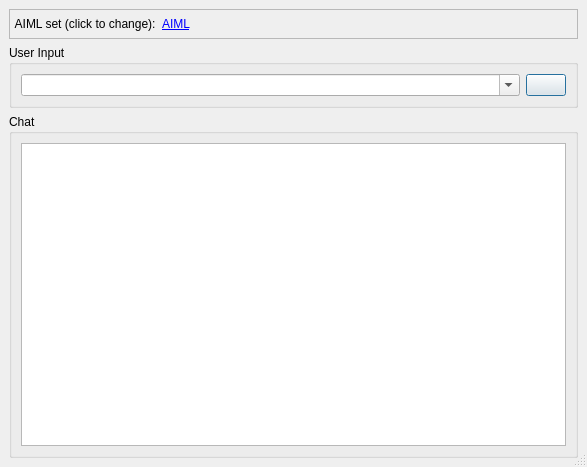
<?xml version="1.0" encoding="UTF-8"?>
<ui version="4.0">
 <class>Dialog</class>
 <widget class="QDialog" name="Dialog">
  <property name="geometry">
   <rect>
    <x>0</x>
    <y>0</y>
    <width>587</width>
    <height>467</height>
   </rect>
  </property>
  <property name="windowTitle">
   <string>Program &quot;Q&quot; AIML #VERSION by Houssem BDIOUI (houssem.bdioui@gmail.com)</string>
  </property>
  <property name="windowIcon">
   <iconset resource="../ProgramQ.qrc">
    <normaloff>:/new/prefix1/img/programq.png</normaloff>:/new/prefix1/img/programq.png</iconset>
  </property>
  <property name="sizeGripEnabled">
   <bool>true</bool>
  </property>
  <property name="modal">
   <bool>true</bool>
  </property>
  <layout class="QGridLayout">
   <property name="margin">
    <number>9</number>
   </property>
   <property name="spacing">
    <number>6</number>
   </property>
   <item row="1" column="0">
    <widget class="QGroupBox" name="groupBox">
     <property name="title">
      <string>User Input</string>
     </property>
     <layout class="QGridLayout">
      <property name="margin">
       <number>9</number>
      </property>
      <property name="spacing">
       <number>6</number>
      </property>
      <item row="0" column="1">
       <widget class="QPushButton" name="pushButton1">
        <property name="enabled">
         <bool>true</bool>
        </property>
        <property name="sizePolicy">
         <sizepolicy hsizetype="Fixed" vsizetype="Fixed">
          <horstretch>0</horstretch>
          <verstretch>0</verstretch>
         </sizepolicy>
        </property>
        <property name="text">
         <string/>
        </property>
        <property name="icon">
         <iconset resource="../ProgramQ.qrc">
          <normaloff>:/new/prefix1/img/button_ok.png</normaloff>:/new/prefix1/img/button_ok.png</iconset>
        </property>
       </widget>
      </item>
      <item row="0" column="0">
       <widget class="QComboBox" name="comboBox">
        <property name="editable">
         <bool>true</bool>
        </property>
       </widget>
      </item>
     </layout>
    </widget>
   </item>
   <item row="0" column="0">
    <widget class="QFrame" name="frame">
     <property name="frameShape">
      <enum>QFrame::StyledPanel</enum>
     </property>
     <property name="frameShadow">
      <enum>QFrame::Plain</enum>
     </property>
     <layout class="QGridLayout">
      <property name="margin">
       <number>2</number>
      </property>
      <property name="spacing">
       <number>6</number>
      </property>
      <item row="0" column="0">
       <widget class="QLabel" name="label">
        <property name="text">
         <string> AIML set (click to change):</string>
        </property>
       </widget>
      </item>
      <item row="0" column="1">
       <widget class="ClickableLabel" name="AIMLSet">
        <property name="cursor">
         <cursorShape>PointingHandCursor</cursorShape>
        </property>
        <property name="toolTip">
         <string>Click to change/reload AIML set</string>
        </property>
        <property name="text">
         <string>&lt;a href=&quot;aiml_set&quot;&gt;AIML&lt;/a&gt;</string>
        </property>
       </widget>
      </item>
      <item row="0" column="2">
       <spacer>
        <property name="orientation">
         <enum>Qt::Horizontal</enum>
        </property>
        <property name="sizeHint" stdset="0">
         <size>
          <width>591</width>
          <height>24</height>
         </size>
        </property>
       </spacer>
      </item>
     </layout>
    </widget>
   </item>
   <item row="2" column="0">
    <widget class="QGroupBox" name="groupBox_2">
     <property name="title">
      <string>Chat</string>
     </property>
     <layout class="QGridLayout">
      <property name="margin">
       <number>9</number>
      </property>
      <property name="spacing">
       <number>6</number>
      </property>
      <item row="0" column="0">
       <widget class="QTextEdit" name="textEdit">
        <property name="enabled">
         <bool>true</bool>
        </property>
        <property name="undoRedoEnabled">
         <bool>false</bool>
        </property>
        <property name="readOnly">
         <bool>true</bool>
        </property>
       </widget>
      </item>
     </layout>
    </widget>
   </item>
  </layout>
 </widget>
 <customwidgets>
  <customwidget>
   <class>ClickableLabel</class>
   <extends>QLabel</extends>
   <header>include/clickablelabel.h</header>
  </customwidget>
 </customwidgets>
 <tabstops>
  <tabstop>comboBox</tabstop>
  <tabstop>pushButton1</tabstop>
  <tabstop>textEdit</tabstop>
 </tabstops>
 <resources>
  <include location="../ProgramQ.qrc"/>
 </resources>
 <connections/>
</ui>
